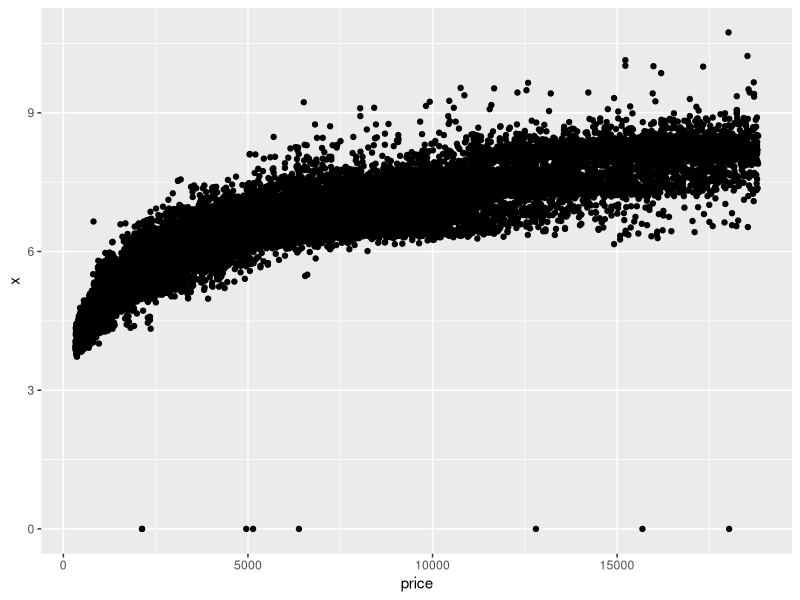
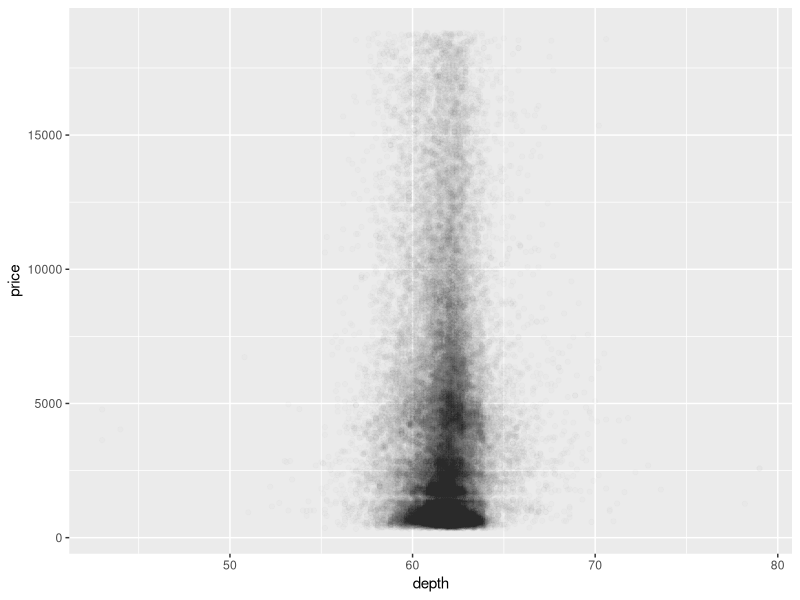
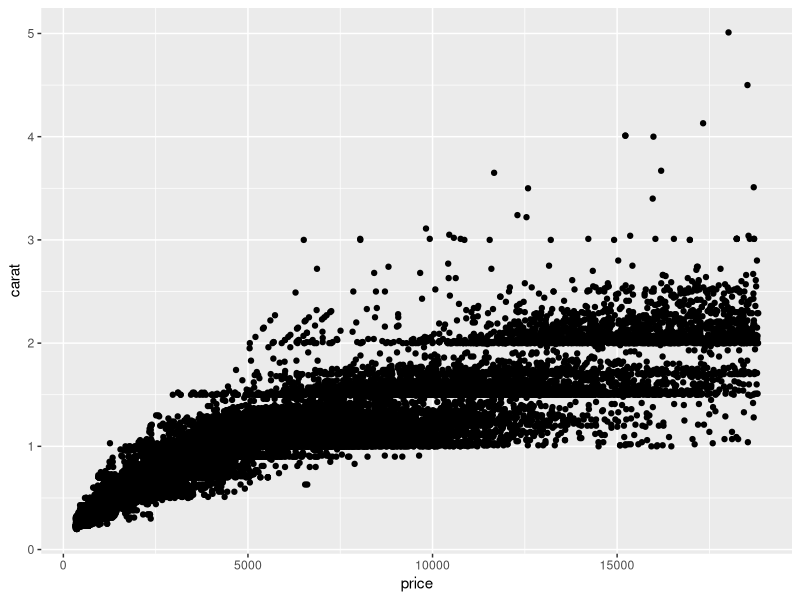
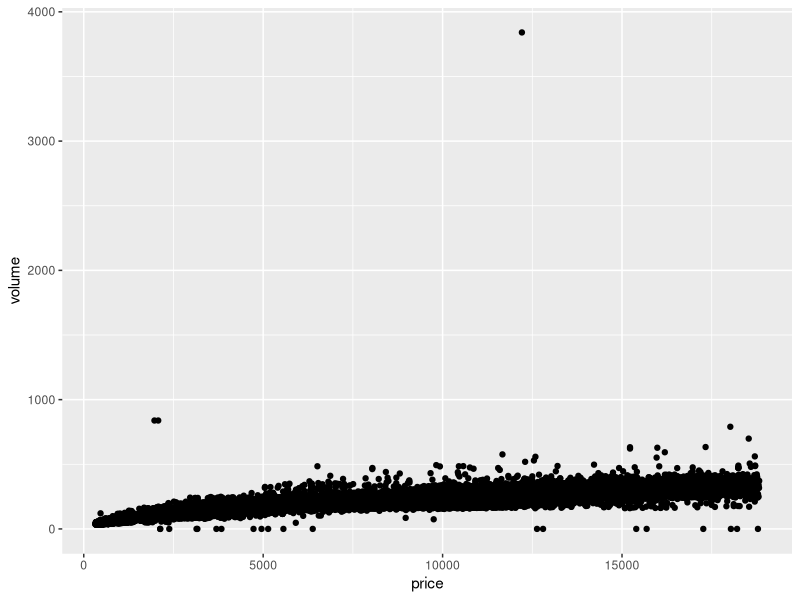
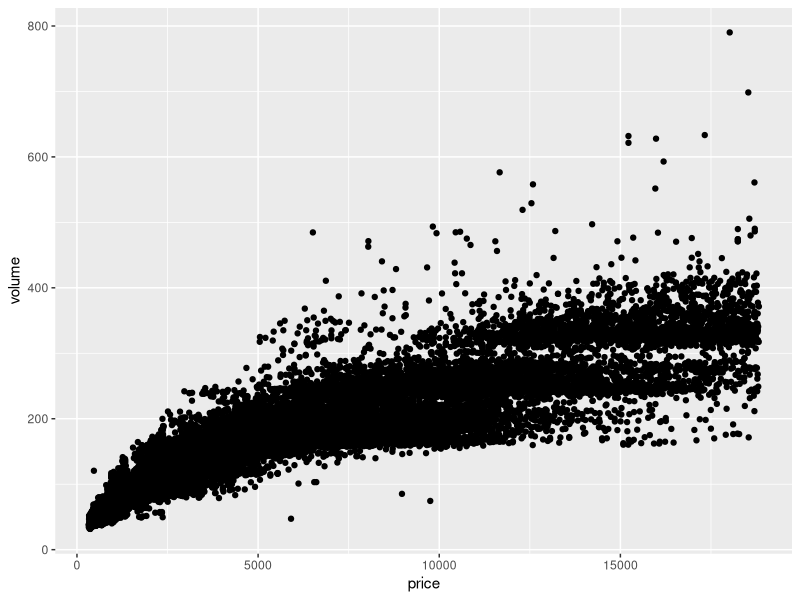
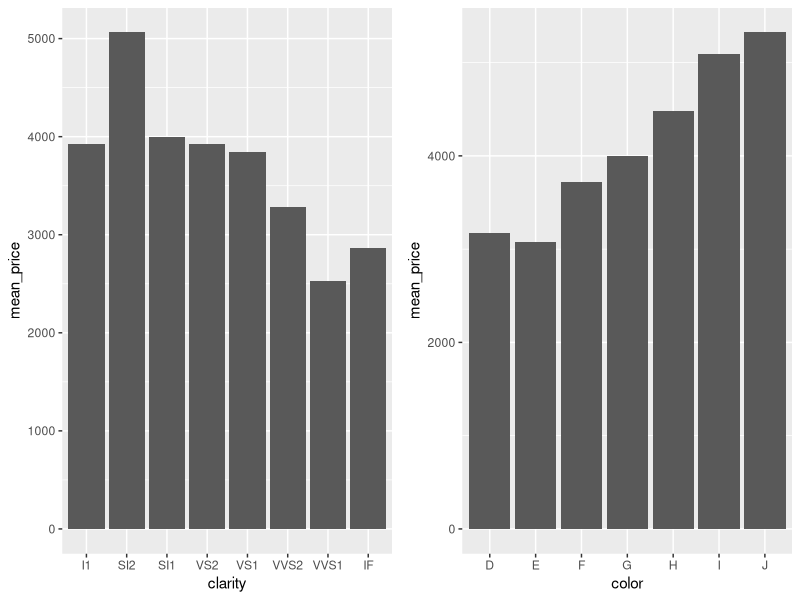

These figures' R source, in order:
## ---- chunk 1
install.packages(ggplot2)
library(ggplot2)
data(diamonds)

names(diamonds)
## ---- chunk 2
ggplot(aes(x=price, y=x), data=diamonds) +
  geom_point()
## ---- chunk 3
cor.test(diamonds$price, diamonds$x)
cor.test(diamonds$price, diamonds$y)
cor.test(diamonds$price, diamonds$z)
## ---- chunk 4
ggplot(data = diamonds, aes(x = depth, y = price)) + 
  geom_point(alpha=1/100)
## ---- chunk 5
cor.test(diamonds$depth, diamonds$price)
## ---- chunk 6
ggplot(aes(x=price,y=carat), data=diamonds) +
  geom_point()
## ---- chunk 7
diamonds$volume = diamonds$x * diamonds$y * diamonds$z
ggplot(aes(x=price, y=volume), data=diamonds) +
  geom_point()
## ---- chunk 8
cor.test(diamonds$volume[diamonds$volume>0 & diamonds$volume<800], diamonds$price[diamonds$volume>0 & diamonds$volume<800])
## ---- chunk 9
ggplot(aes(x=price, y=volume), data=subset(diamonds,diamonds$volume>0 & diamonds$volume<800)) +
  geom_point()
## ---- chunk 10
install.packages('dplyr')
library(dplyr)
diamondsByClarity <- diamonds %>%
  group_by(clarity) %>%
  summarise(mean_price = mean(price),
            median_price = median(price),
            min_price = min(price),
            max_price = max(price),
            n = n())


## ---- chunk 11
diamonds_by_clarity <- group_by(diamonds, clarity)
diamonds_mp_by_clarity <- summarise(diamonds_by_clarity, mean_price = mean(price))

diamonds_by_color <- group_by(diamonds, color)
diamonds_mp_by_color <- summarise(diamonds_by_color, mean_price = mean(price))
diamonds_mp_by_clarity
  library(gridExtra)

p1 <- ggplot(aes(x=clarity,y=mean_price), data=diamonds_mp_by_clarity) +
  geom_bar(stat="identity")

p2 <- ggplot(aes(x=color,y=mean_price), data=diamonds_mp_by_color) +
  geom_bar(stat="identity")

grid.arrange(p1,p2, ncol =2)
